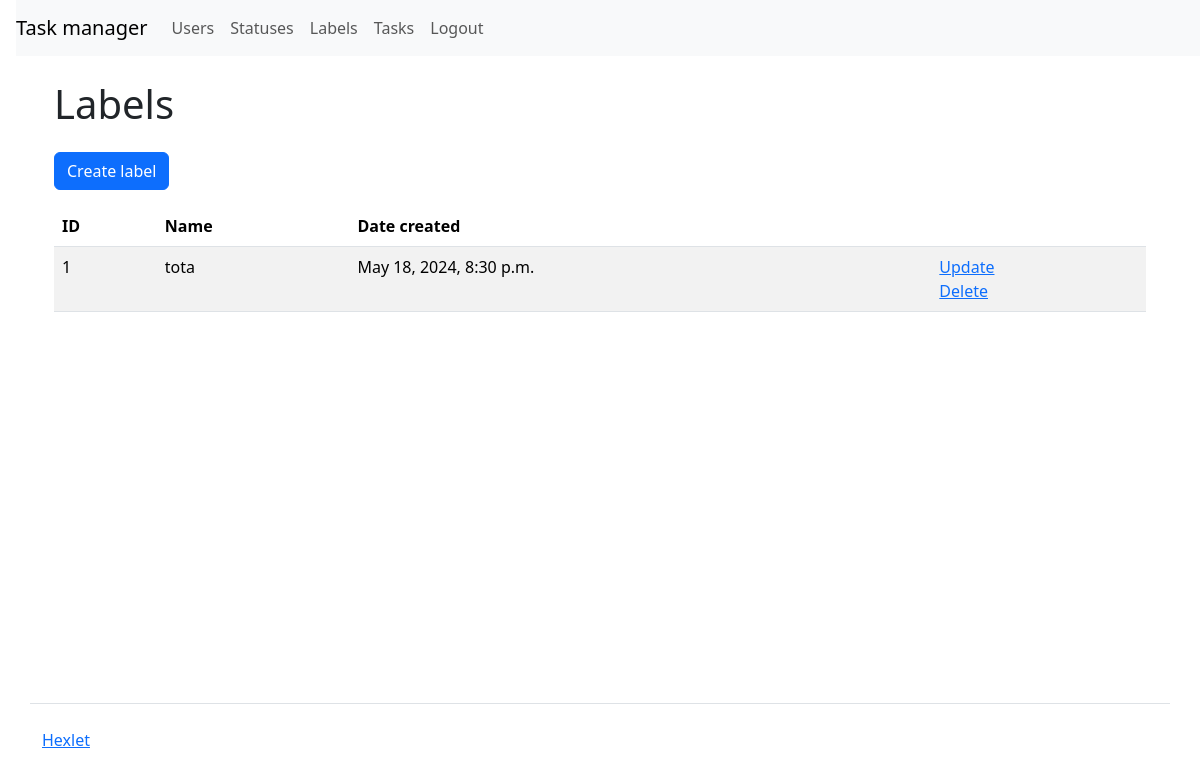
Screenshot of /labels/ (signed in) with the database file from the repository.
### task_manager/apps/labels/models.py (models this page shows, shortened)
class Label(models.Model):
    name = models.CharField(max_length=255, null=False, blank=False, verbose_name=_("Name"))
    created_at = models.DateTimeField(auto_now_add=True, verbose_name=_("Created at"))

### task_manager/apps/labels/views.py (the view)
# urls.py: path("", views.Index.as_view(), name="labels"),
class Index(CustomLoginRequiredMixin, ListView):
    model = Label
    template_name = "labels/labels.html"
    context_object_name = "labels"
    login_url = "login"

### task_manager/mixins.py (called while the page is built)
    def dispatch(self, request: HttpRequest, *args, **kwargs):
        if not request.user.is_authenticated:
            messages.add_message(
                request, messages.ERROR, self.permission_denied_message
            )
            return self.handle_no_permission()
        return super(CustomLoginRequiredMixin, self).dispatch(request, *args, **kwargs)

### task_manager/templates/labels/labels.html
{% extends 'base.html' %}
{% load i18n %}
{% block content %}
<div class="container wrapper flex-grow-1">
    <h1 class="my-4">{% translate "Labels" %}</h1>
    <a class="btn btn-primary mb-3" href="{% url 'create_label' %}">{% translate "Create label" %}</a>
    <table class="table table-striped">
        <thead>
            <tr>
                <th>ID</th>
                <th>{% translate "Name" %}</th>
                <th>{% translate "Date created" %}</th>
                <th></th>
            </tr>
        </thead>
        <tbody>
            {% for label in labels %}
            <tr>
                <td>{{ label.id }}</td>
                <td>{{ label.name }}</td>
                <td>{{ label.created_at }}</td>
                <td>
                    <a href="{% url 'update_label' label.id %}">{% translate "Update" %}</a>
                    <br>
                    <a href="{% url 'delete_label' label.id %}">{% translate "Delete" %}</a>
                </td>
            </tr>
            {% endfor %}
        </tbody>
    </table>
</div>
{% endblock %}

### rows the page displays
Label: id "1", name "tota", created_at "May 18, 2024, 8:30 p.m."
